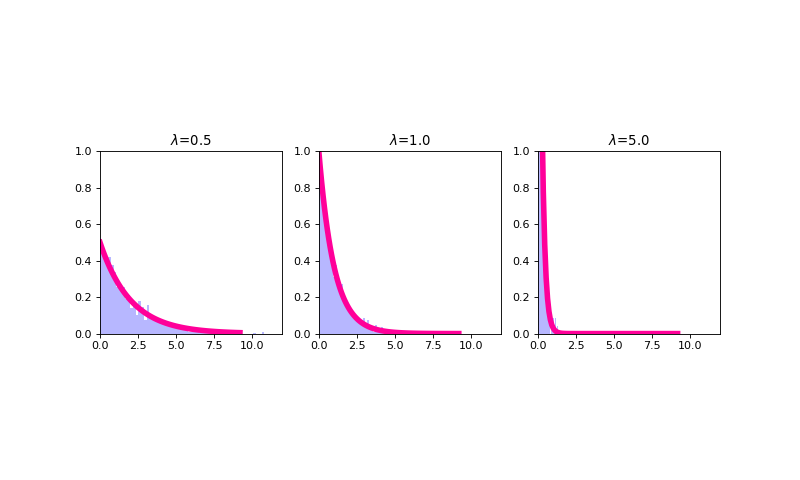

The script that drew this image:
#!/usr/bin/env python 
"""
fit a exponential distribution with several parameterizations
"""

import sys,os
import numpy as np
import matplotlib.pyplot as plt
import scipy.stats as scs

## declare variables
font_size = 11
font_name = 'sans-serif'
n = 10000
fig = plt.figure(figsize=(10,6))
splot = 0

## loop through parameterizations of the beta
for lamb in [0.5,1.0,5.0]:
    splot += 1
    scale = 1./lamb
    
    rv = scs.expon(scale=scale)
    r = scs.expon.rvs(size=1000,scale=scale)
    pdf_range = np.linspace(scs.expon.ppf(0.0001),scs.expon.ppf(0.9999), 100)
    
    ax = fig.add_subplot(1,3,splot)
    ax.hist(r,bins=60,facecolor="#9999FF",alpha=0.7,density=1,histtype='stepfilled')
    ax.plot(pdf_range, rv.pdf(pdf_range),'#FF0099', lw=5, label='pdf')
    ax.set_xlim((0,12))
    ax.set_ylim((0,1.0))
    ax.set_title(r"$\lambda$=%s"%(lamb))
    ax.set_aspect(1./ax.get_data_ratio())

    for t in ax.get_xticklabels():
        t.set_fontsize(font_size-1)
        t.set_fontname(font_name)
    for t in ax.get_yticklabels():
        t.set_fontsize(font_size-1)
        t.set_fontname(font_name)
    
plt.show()
